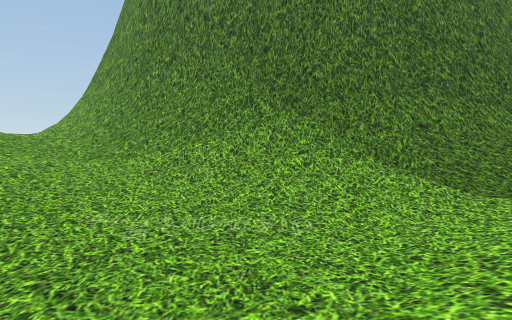
view 1 (above)

15 first-person views from a walk through a 3-D level made in the Unity game engine. The camera is 1.3 m above the floor, tilts 4° down and sees 70° across. The floor is counted in squares, 2 m on a side. Each view is taken from the middle of a square. On the plan, view 1 faces up. The plan holds only what a view shows up to about 11 squares ahead; the rest is blank. The place goes on beyond the plan.

view 2
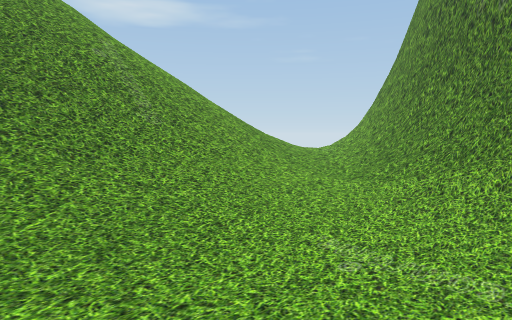

view 3
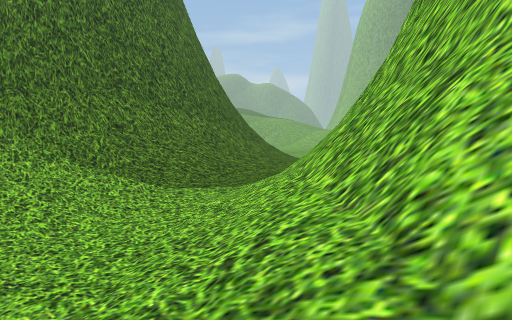

view 4
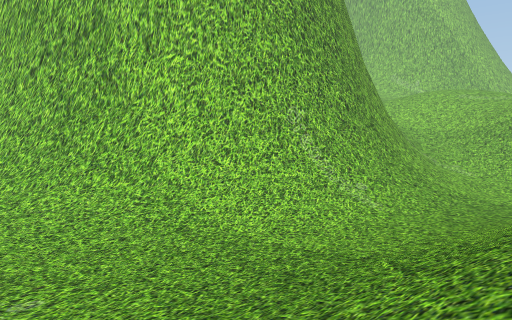

view 5
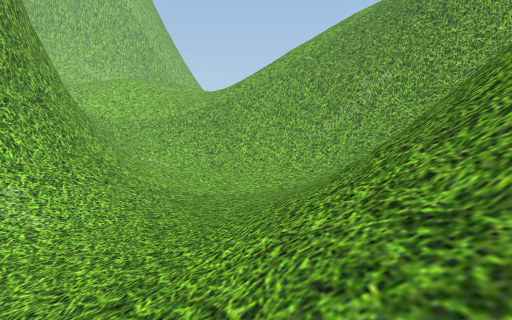

view 6
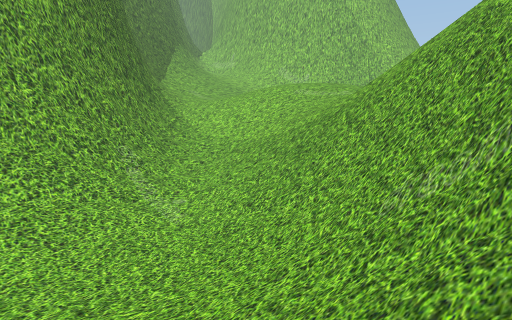

view 7
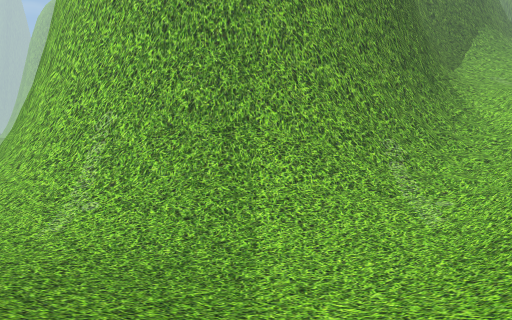

view 8
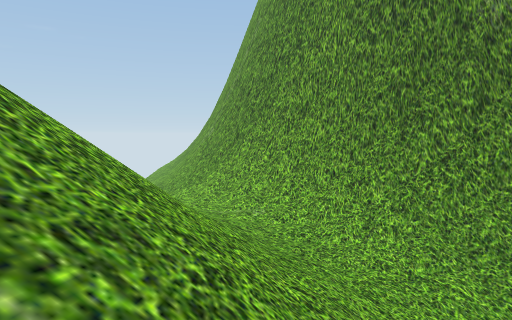

view 9
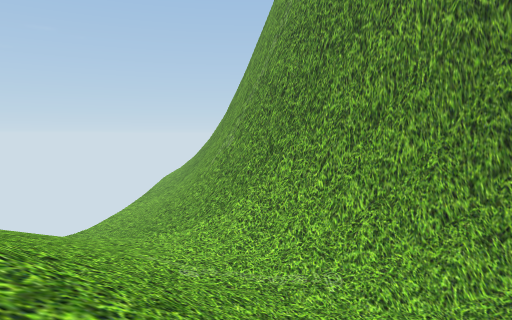

view 10
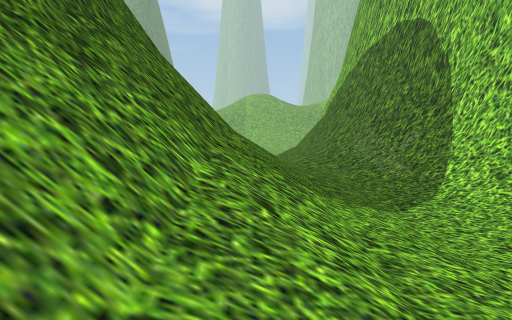

view 11
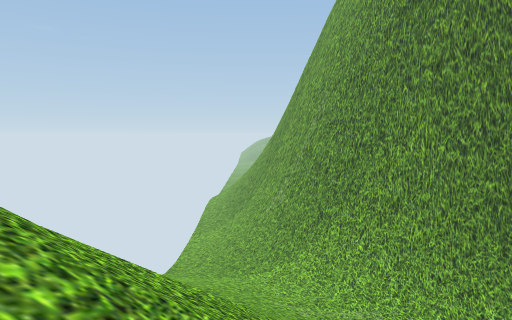

view 12
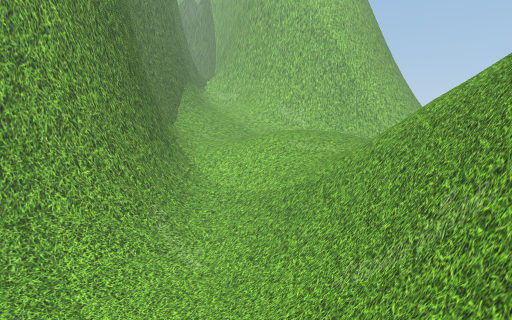

view 13
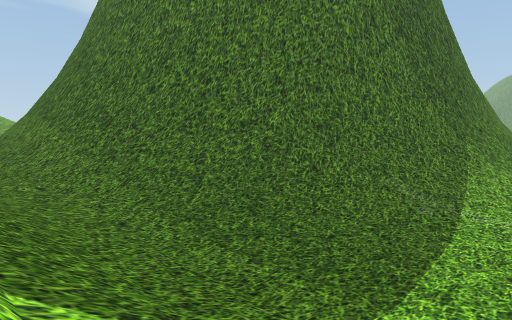

view 14
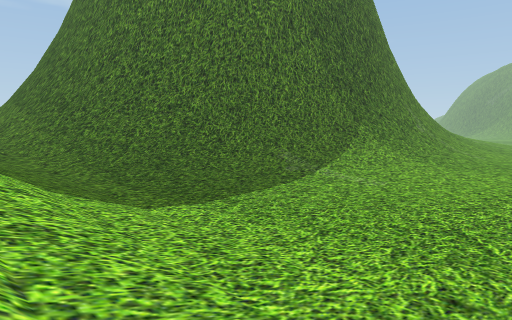

view 15
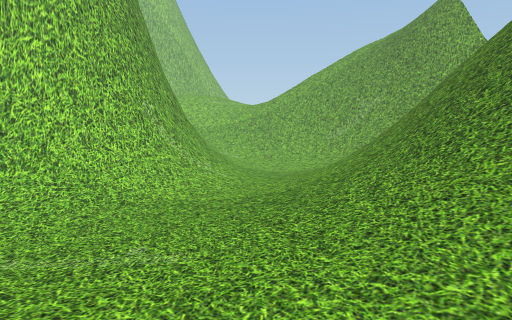

### Floor plan
Key: @ floor where view 1 was taken; # wall or solid block; . main floor; : floor 0.25 m higher than the main floor; - floor 0.5 m lower than the main floor; + floor 0.75 m higher than the main floor; * floor 1.25 m higher than the main floor; % floor 1.5 m higher than the main floor; & floor 2 m higher than the main floor; / step, stairs or slope; = window, fence, low wall or low ledge; v drop or lower ground.
Columns run from 11 left of view 1 to 19 right of it. Each row starts with its distance up from view 1.
 17 +/##                    #/..-
 16 +//##                  ##/.--
 15 %%//##                 #//.--
 14 /%%/###               ##//.--
 13 //&&/###              ##//.---
 12 ///&&//#             ##//.----
 11 ////&&/####         ##///.----
 10  ////%%//###      ###///.-----
  9  /////%%//##########///.------
  8  /////*++/////###/////..-------
  7  //////+++/////////+::.///.----
  6 ///////+:.::////+++++////////.
  5 ///////+:......:+////#   # ////
  4 ///////+:......///####
  3 ///=///+.....///###
  2  //v////....//###
  1   /v////:..//##
  0   /#////...@/##
 -1   /////+..//##
 -2    ////:../##
 -3      //:.:/##
 -4 /     /../=#
 -5      /.../##
 -6   /  /.../##
 -7   / /:.../##
 -8 =////:.../##
 -9 ##/////..+=##
-10  ##/////:+/##
-11   ##/////+/=##
-12    ##/////%/##
-13     ##///////

Positions as (right, up) in squares from view 1, and headings:
1: (0, 0), facing up
2: (1, 0), facing up-left
3: (0, 0), facing up-right
4: (-6, 5), facing down-right
5: (-5, 2), facing down
6: (-9, -6), facing down-right
7: (-9, -7), facing right
8: (-7, 4), facing up
9: (-8, 7), facing up
10: (-1, 7), facing right
11: (-10, 3), facing up
12: (-11, -4), facing down-right
13: (16, 5), facing up-left
14: (19, 5), facing up-left
15: (-3, 9), facing down
